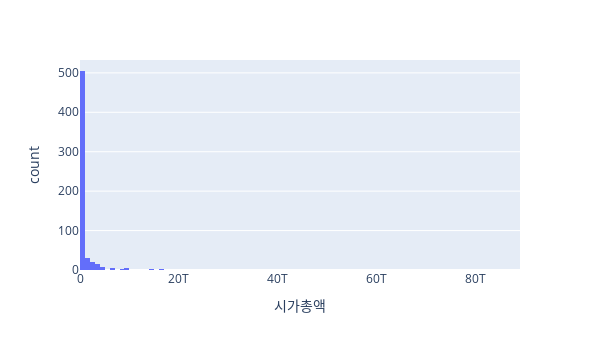

Notebook code for this chart:
### Code cell
def draw_bar(x, y, title=" "):
    fig = px.bar(x=x, y=y, title=title,height=350, width=1000)
    fig.show()  

def draw_hist(x_values, x_label=" "):
    fig = px.histogram(x_values, x=x_label, height=350, width=600)
    fig.show()
    
market = "KOSPI"
listed_company_df = pd.merge(company_df, dataframe, on='종목코드', how='inner')
filtered_companies = listed_company_df[['종목명_x', '시장구분_x', '업종명', '상장주식수_x','업종코드', '시가총액']]

#KOSPI 시가총액 분포
companies = filtered_companies[filtered_companies['시장구분_x'] == market].sort_values(by=['시가총액'])
draw_hist(companies['시가총액'], "시가총액")

### Figure 1 — Plotly figure (JSON) as saved in the notebook; plotly's stock layout.template omitted (floating-point values rounded to 4 significant figures; data arrays with more than 128 entries replaced by an {"elided": "..."} marker saying what was removed)
{"data": [{"alignmentgroup": "True", "bingroup": "x", "hovertemplate": "시가총액=%{x}<br>count=%{y}<extra></extra>", "legendgroup": "", "marker": {"color": "#636efa", "pattern": {"shape": ""}}, "name": "", "offsetgroup": "", "orientation": "v", "showlegend": false, "type": "histogram", "x": {"elided": "606 int values"}, "xaxis": "x", "yaxis": "y"}], "layout": {"barmode": "relative", "height": 350, "legend": {"tracegroupgap": 0}, "margin": {"t": 60}, "width": 600, "xaxis": {"anchor": "y", "domain": [0, 1], "title": {"text": "시가총액"}}, "yaxis": {"anchor": "x", "domain": [0, 1], "title": {"text": "count"}}}}
